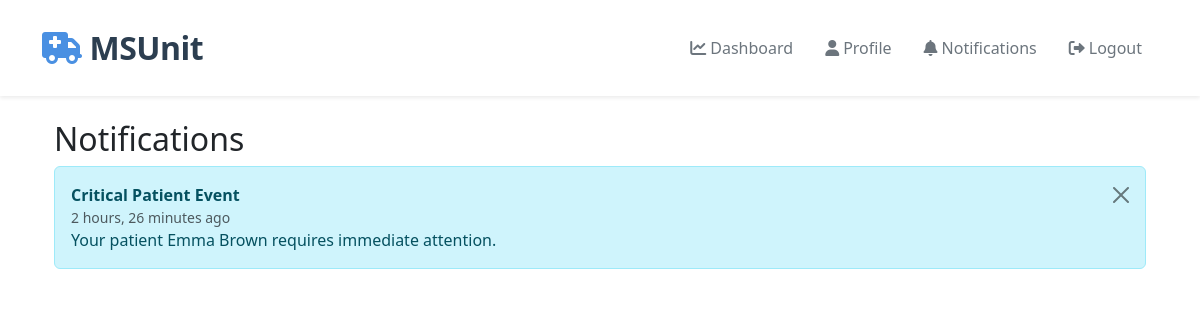
The page /notifications/ (signed in) on the database as committed earlier.
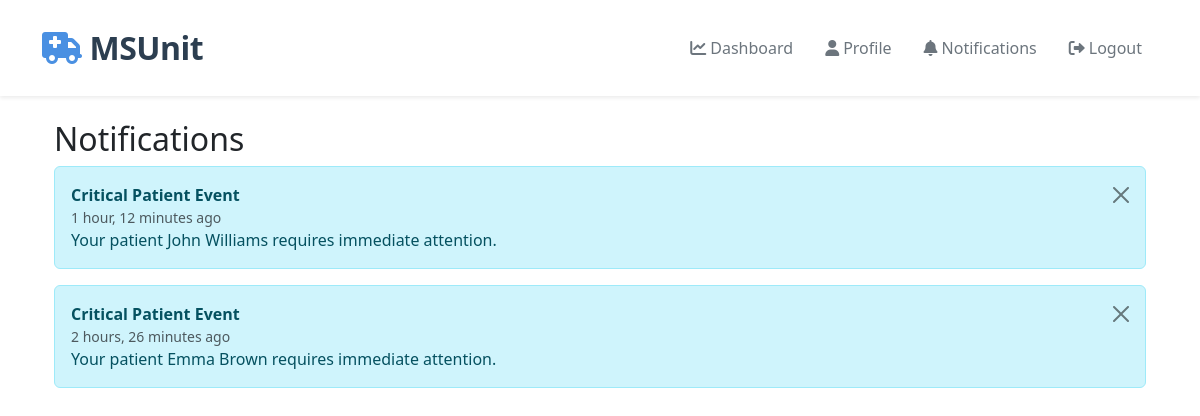
The same page on the database as committed later.
### notifications/models.py (models this page shows, shortened)
class Notification(models.Model):
    NOTIFICATION_TYPE_CHOICES = [
        ('critical', 'Critical'),
        ('info', 'Info'),
        ('warning', 'Warning'),
        ('success', 'Success'),
    ]
    recipient = models.ForeignKey(settings.AUTH_USER_MODEL, on_delete=models.CASCADE)
    title = models.CharField(max_length=255)
    message = models.TextField()
    link = models.CharField(max_length=255, null=True, blank=True)
    is_read = models.BooleanField(default=False)
    created_at = models.DateTimeField(auto_now_add=True)
    notification_type = models.CharField(max_length=20, choices=NOTIFICATION_TYPE_CHOICES, default='info')
    class Meta:
        ordering = ['-created_at']

### notifications/views.py (the view)
# urls.py: path('', views.notification_list, name='list'),
@login_required
def notification_list(request):
    notifications = Notification.objects.filter(recipient=request.user).order_by('-created_at')
    return render(request, 'notifications/notifications.html', {'notifications': notifications})

### templates/notifications/notifications.html (shortened to what this page needs)
{% extends "base.html" %}
{% block content %}
<div class="container mt-4">
    <h2>Notifications</h2>
    <div class="list-group">
        {% for notification in notifications %}
            <div class="alert {% if notification.notification_type == 'critical' %}alert-danger critical-alert pulse{% elif notification.notification_type == 'info' %}alert-info{% elif notification.notification_type == 'warning' %}alert-warning{% else %}alert-success{% endif %} alert-dismissible fade show mb-3" role="alert">
                <div class="d-flex w-100 justify-content-between align-items-center">
                    <div>
                        <strong>{{ notification.title }}</strong>
                        <div class="small text-muted">{{ notification.created_at|timesince }} ago</div>
                    </div>
                    <button type="button" class="btn-close" data-bs-dismiss="alert" aria-label="Close"></button>
                </div>
                <div>{{ notification.message }}</div>
            </div>
        {% empty %}
            <div class="list-group-item">
                <p class="mb-0">No notifications yet.</p>
            </div>
        {% endfor %}
    </div>
</div>
{% endblock %}

Rows that differ between the two databases and show on the page:
added Notification: title "Critical Patient Event", created_at "1 hour, 12 minutes", message "Your patient John Williams requires immediate attention."
